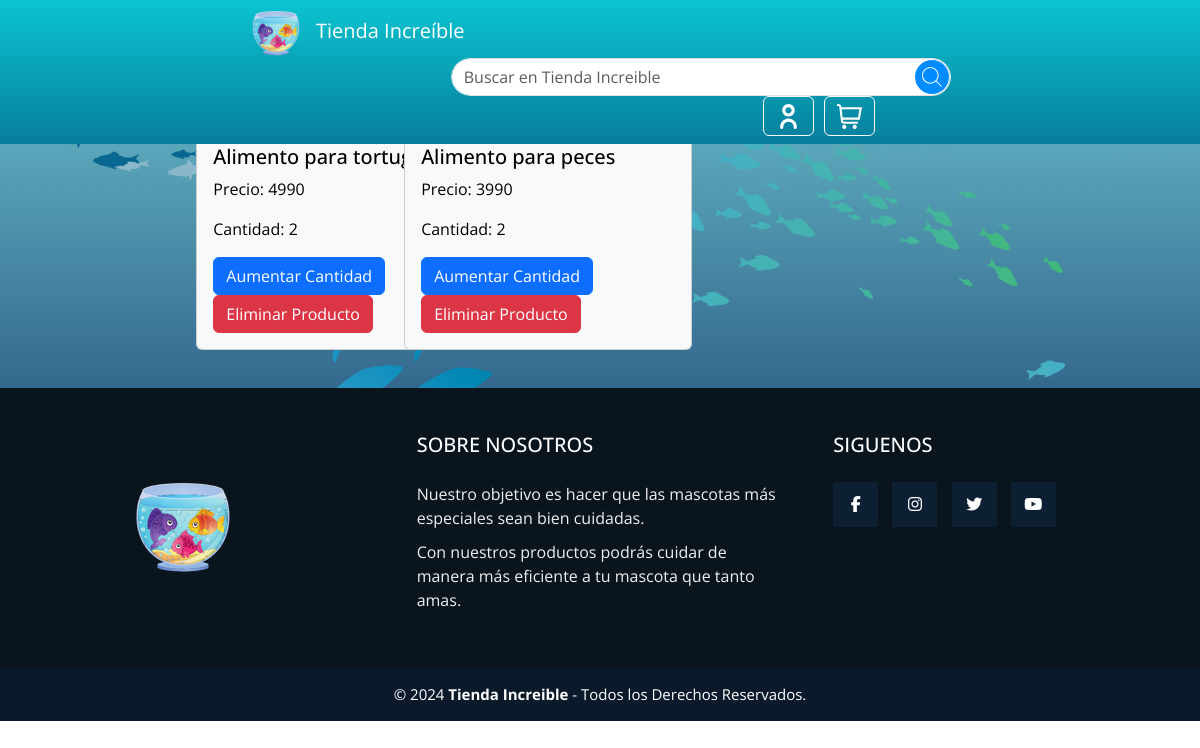
Page /tienda/compra on the earlier database version.
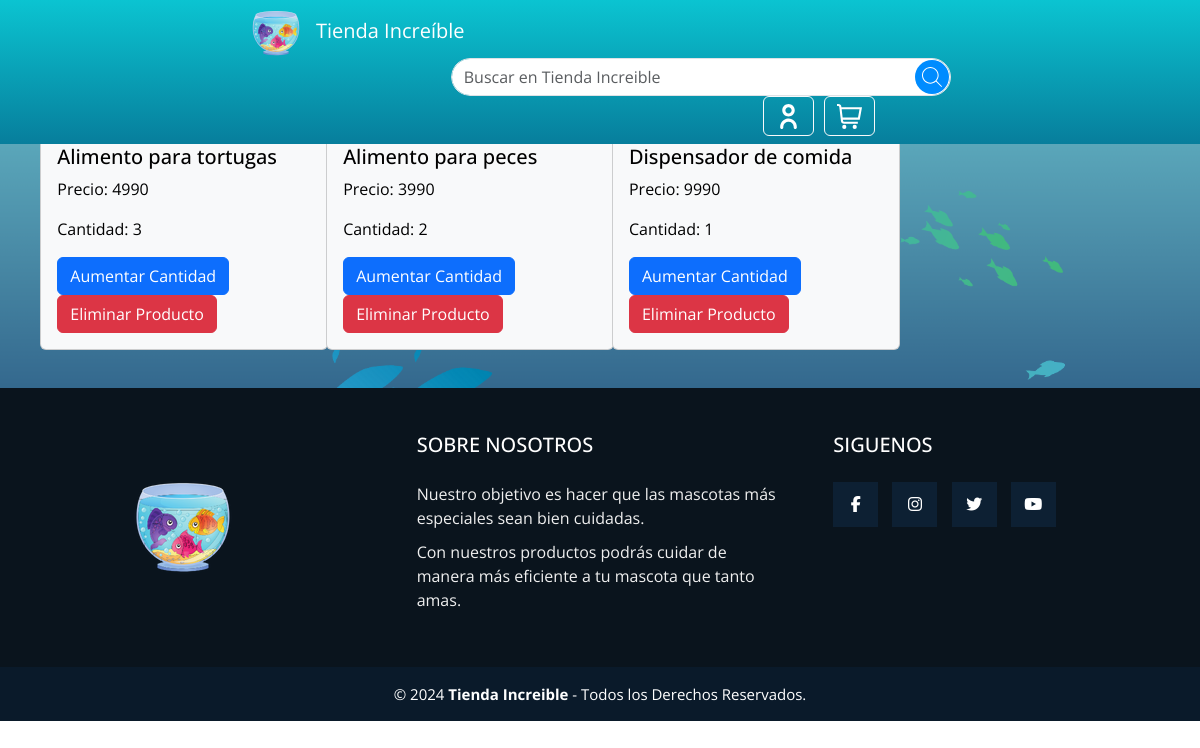
Same page on the later database version.
### tienda/models.py (models this page shows)
class Carro(models.Model):
    nombre = models.CharField(max_length=100)
    precio = models.IntegerField()
    cantidad = models.IntegerField()

### tienda/views.py (the view)
# urls.py: path('compra', views.compra,name='compra'),
def compra(request):
    carro = Carro.objects.all()
    productos = Producto.objects.all()
    context={"productos": productos,
             "carro" : carro}
    return render(request,'tienda/compra.html',context)

### tienda/templates/tienda/compra.html (shortened to what this page needs)
{% load static %}
<!doctype html>
<html lang="en">
  <head>
    <link rel="stylesheet" href="{% static 'css/style.css' %}">
    <link href="https://cdn.jsdelivr.net/npm/bootstrap@5.3.3/dist/css/bootstrap.min.css" rel="stylesheet">
  </head>
  <body style="background-image: url('/static/img/bg.png'); background-repeat: no-repeat; background-size: 100% 100%; font-family: 'Trebuchet MS', 'Lucida Sans Unicode', 'Lucida Grande', 'Lucida Sans', Arial, sans-serif;">
    <nav class="navbar fixed-top" style="background-image: linear-gradient(to bottom, #0bc4d1, #077e9c);">
      <div class="container-fluid">
          <div class="row justify-content-between" style="margin-left: 6cm;">
              <div class="col-auto">
                  <a class="navbar-brand" href="{% url 'index' %}" style="color: white;">
                      <img src="{% static 'img/logo.png' %}" alt="" style="width: 50px; margin-right: 10px;">
                      Tienda Increíble
                  </a>
              </div>
              <div class="col-auto" style="margin-left: 200px;">
                  <form class="d-flex rounded-pill" role="search" style="border-radius: 5cm; overflow: hidden;">
                      <div class="position-relative">
                          <input class="form-control me-2 rounded-pill" type="search" placeholder="Buscar en Tienda Increible" aria-label="Search" style="border-radius: 5m; width: 500px;">
                          <button class="btn rounded-circle d-flex justify-content-center align-items-center position-absolute" type="submit" style="background-color: rgb(0, 140, 255); width: 34px; height: 34px; right: 0; top: 50%; transform: translateY(-50%); z-index: 1; margin-right: 10px;">
                              <img src="{% static 'img/buscar.svg' %}" alt="" style="width: 20px; height: 20px;">
                          </button>
                      </div>
                  </form>
              </div>
              <div class="col-auto d-flex" style="margin: auto;">
                <li class="nav-item d-flex" style="margin-left: 200px;">
                  <button type="button" class="btn btn-outline-light" data-bs-toggle="modal" data-bs-target="#exampleModal">
                    <span>
                      <img src="{% static 'img/user.svg' %}" alt="" style="width: 25px;">
                    </span>
                  </button>
                </li>
                <li class="nav-item d-flex">
                  <button class="btn btn-outline-light" type="button" data-bs-toggle="offcanvas" data-bs-target="#offcanvasRight" aria-controls="offcanvasRight" aria-label="Toggle navigation" style="margin-left: 10px;">
                    <span>
                      <img src="{% static 'img/shopping-cart.svg' %}" alt="" style="width: 25px;">
                    </span>
                  </button>
                </li>
              </div>
            </div>
          </div>
    </nav>
  <div class="container-fluid mt-5 d-flex justify-content-center">
    <div class="row g-4">
        <h1>Tu carrito</h1>
        {% if carro %}
            {% for x in carro %}
                <div class="col-3">
                    <div class="card text-bg-light" style="width: 18rem;">
                        <div class="card-body">
                            <h5 class="card-title">{{ x.nombre }}</h5>
                            <p class="card-text">Precio: {{ x.precio }}</p>
                            <p class="card-text">Cantidad: {{ x.cantidad }}</p>
                            <form method="post" action="{% url 'agregar_al_carro' %}">
                                <button type="submit" class="btn btn-primary">Aumentar Cantidad</button>
                            </form>
                            <form method="post" action="{% url 'eliminar_del_carro' x.nombre %}">
                                <button type="submit" class="btn btn-danger">Eliminar Producto</button>
                            </form>
                        </div>
                    </div>
                </div>
            {% endfor %}
        {% else %}
            <p>Tu carro está vacío.</p>
        {% endif %}
    </div>
</div>
  <footer class="pie-pagina">
    <div class="grupo-1">
        <div class="box">
            <figure>
                <a href="#">
                    <img src="{% static 'img/logo.png' %}" alt="Logo de Tienda Increible" style="width: auto;">
                </a>
            </figure>
        </div>
        <div class="box">
            <h2>SOBRE NOSOTROS</h2>
            <p>Nuestro objetivo es hacer que las mascotas más especiales sean bien cuidadas.</p>
            <p>Con nuestros productos podrás cuidar de manera más eficiente a tu mascota que tanto amas.</p>
        </div>
        <div class="box">
            <h2>SIGUENOS</h2>
            <div class="red-social">
                <a href="#" class="fa fa-facebook"></a>
                <a href="#" class="fa fa-instagram"></a>
                <a href="#" class="fa fa-twitter"></a>
                <a href="#" class="fa fa-youtube"></a>
            </div>
        </div>
    </div>
    <div class="grupo-2">
        <small>&copy; 2024 <b>Tienda Increible</b> - Todos los Derechos Reservados.</small>
    </div>
</footer>
  </body>
</html>

### tienda/static/css/style.css (style rules this page uses)
* { margin: 0; padding: 0; box-sizing: border-box; font-family: 'Open Sans', sans-serif; }
.pie-pagina { width: 100%; background-color: #0a141d; margin-top: 1cm; }
.pie-pagina .grupo-1 { width: 100%; max-width: 1200px; margin: auto; display:grid; grid-template-columns: repeat(3, 1fr); grid-gap:50px; padding: 45px 0px; }
.pie-pagina .grupo-1 .box figure { width: 100%; height: 100%; display: flex; justify-content: center; align-items: center; }
.pie-pagina .grupo-1 .box figure img { width: 250px; }
.pie-pagina .grupo-1 .box h2 { color: #fff; margin-bottom: 25px; font-size: 20px; }
.pie-pagina .grupo-1 .box p { color: #efefef; margin-bottom: 10px; }
.pie-pagina .grupo-1 .red-social a { display: inline-block; text-decoration: none; width: 45px; height: 45px; line-height: 45px; color: #fff; margin-right: 10px; background-color: #0d2033; text-align: center; transition: all 300ms ease; }
.pie-pagina .grupo-2 { background-color: #0a1a2a; padding: 15px 10px; text-align: center; color: #fff; }
.pie-pagina .grupo-2 small { font-size: 15px; }

Differences in the rows shown:
changed Carro "Alimento para tortugas": cantidad "2" → "3"
added Carro: nombre "Dispensador de comida", precio "9990", cantidad "1"
